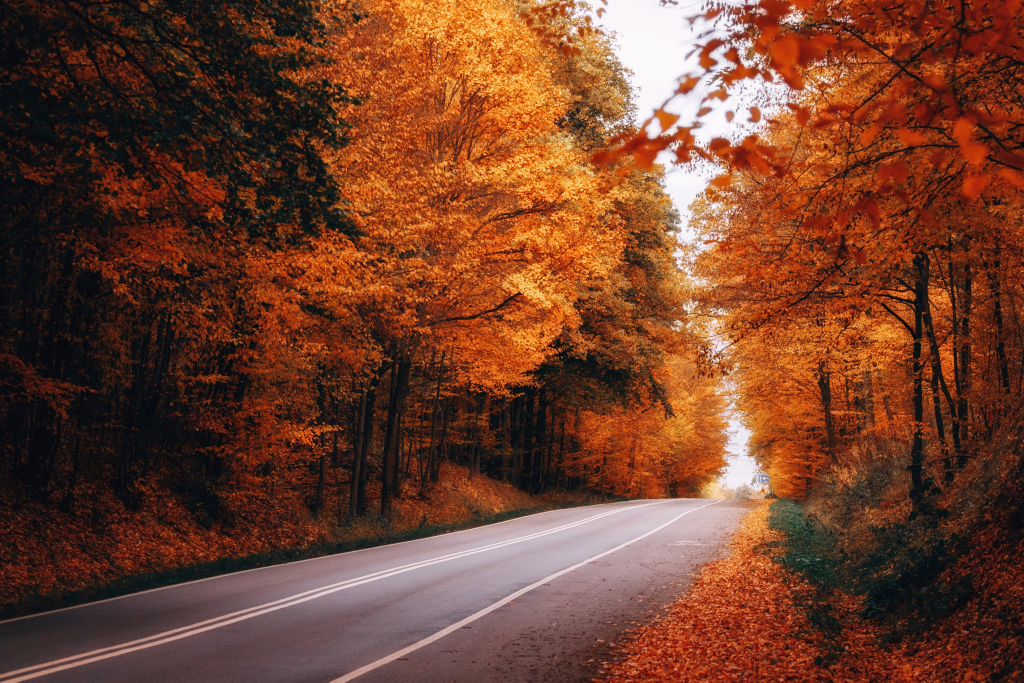
#> input picture tutorial 1/forest-8371211.jpg, 4096 x 2730 px (shown at 1/4 size)
$ python q5.py
#> lines starting #> are read from the running program, lines starting #| are printed output that depends on the picture
import cv2
import matplotlib.pyplot as plt
import os

# Create a folder to save the images
output_folder = 'saved_images'
os.makedirs(output_folder, exist_ok=True)

# Load the high-resolution image
image = cv2.imread('forest-8371211.jpg')
#> image is the input picture: shape (2730, 4096, 3); mean B, G, R 43.6, 64, 112.6

# Check if the image was loaded properly
if image is None:
    print("Error: Image not found or unable to load.")
else:
    # Convert the image from BGR to RGB format
    image_rgb = cv2.cvtColor(image, cv2.COLOR_BGR2RGB)

    # Get and print the resolution of the original image
    original_height, original_width, _ = image.shape
#> original_height = 2730; original_width = 4096
    print(f"Original Image Resolution: {original_width} x {original_height}")
#| Original Image Resolution: 4096 x 2730

    # Downsample the image to 50% of its original resolution
    downsampled_50 = cv2.resize(image, (original_width // 2, original_height // 2))
    downsampled_50_rgb = cv2.cvtColor(downsampled_50, cv2.COLOR_BGR2RGB)
    height_50, width_50, _ = downsampled_50.shape
#> height_50 = 1365; width_50 = 2048
    print(f"50% Downsampled Image Resolution: {width_50} x {height_50}")
#| 50% Downsampled Image Resolution: 2048 x 1365

    # Downsample the image to 25% of its original resolution
    downsampled_25 = cv2.resize(image, (original_width // 4, original_height // 4))
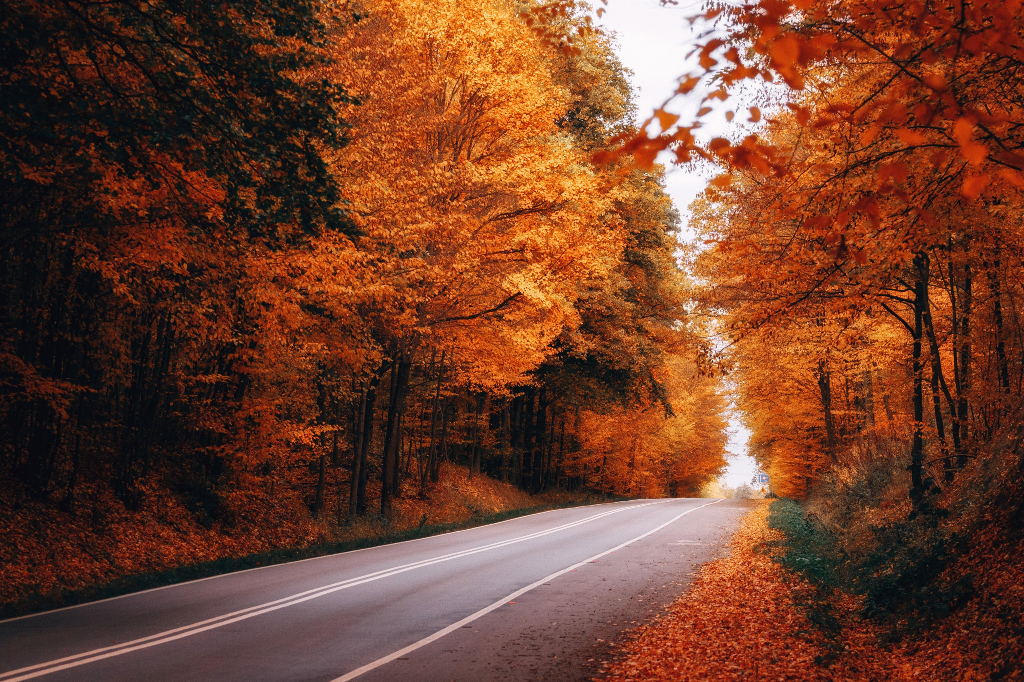
#> downsampled_25: shape (682, 1024, 3); mean B, G, R 43.5, 63.9, 112.5
    downsampled_25_rgb = cv2.cvtColor(downsampled_25, cv2.COLOR_BGR2RGB)
    height_25, width_25, _ = downsampled_25.shape
#> height_25 = 682; width_25 = 1024
    print(f"25% Downsampled Image Resolution: {width_25} x {height_25}")
#| 25% Downsampled Image Resolution: 1024 x 682

    # Downsample the image to 10% of its original resolution
    downsampled_10 = cv2.resize(image, (original_width // 10, original_height // 10))
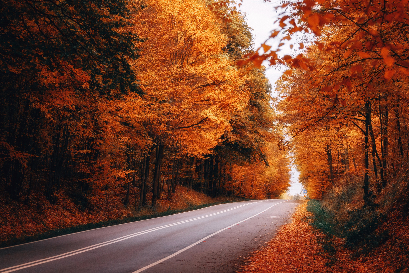
#> downsampled_10: shape (273, 409, 3); mean B, G, R 43.6, 64, 112.6
    downsampled_10_rgb = cv2.cvtColor(downsampled_10, cv2.COLOR_BGR2RGB)
    height_10, width_10, _ = downsampled_10.shape
#> height_10 = 273; width_10 = 409
    print(f"10% Downsampled Image Resolution: {width_10} x {height_10}")
#| 10% Downsampled Image Resolution: 409 x 273

    # Save images to the output folder
    cv2.imwrite(os.path.join(output_folder, 'q5-original.jpg'),image)
    cv2.imwrite(os.path.join(output_folder, 'q5-50percent.jpg'),downsampled_50)
    cv2.imwrite(os.path.join(output_folder, 'q5-25percent.jpg'),downsampled_25)
    cv2.imwrite(os.path.join(output_folder, 'q5-10percent.jpg'),downsampled_10)

    # Function to display an image with zoom
    def display_image(image, title):
        plt.imshow(image)
        plt.title(title)
        plt.axis('on')  # Turn on axis to allow zooming
        plt.show()

    # Show each image separately
    display_image(image_rgb, 'Original Image')
    display_image(downsampled_50_rgb, '50% Downsampled Image')
    display_image(downsampled_25_rgb, '25% Downsampled Image')
    display_image(downsampled_10_rgb, '10% Downsampled Image')

print("Images saved in folder:", output_folder)

$ run again, with tutorial 1/cars-city-traffic-daylight_23-2149092089.jpg copied over tutorial 1/forest-8371211.jpg
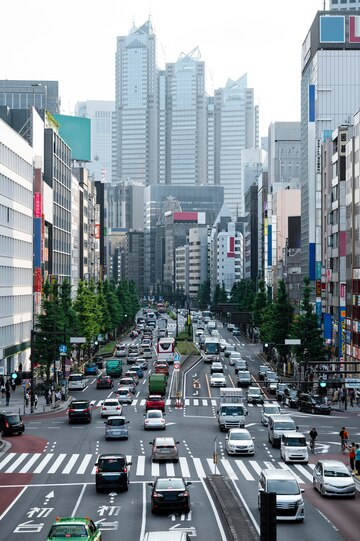
#> input picture tutorial 1/cars-city-traffic-daylight_23-2149092089.jpg, 360 x 541 px
#> image is the input picture: shape (541, 360, 3); mean B, G, R 149.6, 143.2, 133.2
#| Original Image Resolution: 360 x 541
#| 50% Downsampled Image Resolution: 180 x 270
#> `downsampled_25 = cv2.resize(image, (original_width // 4, original_heig..`:
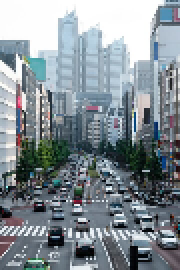
#> downsampled_25: shape (135, 90, 3) (shown 2 times larger); mean B, G, R 149, 142.6, 132.6
#| 25% Downsampled Image Resolution: 90 x 135
#> `downsampled_10 = cv2.resize(image, (original_width // 10, original_hei..`:
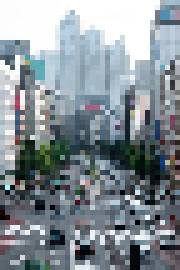
#> downsampled_10: shape (54, 36, 3) (shown 5 times larger); mean B, G, R 150.2, 144, 134.3
#| 10% Downsampled Image Resolution: 36 x 54
